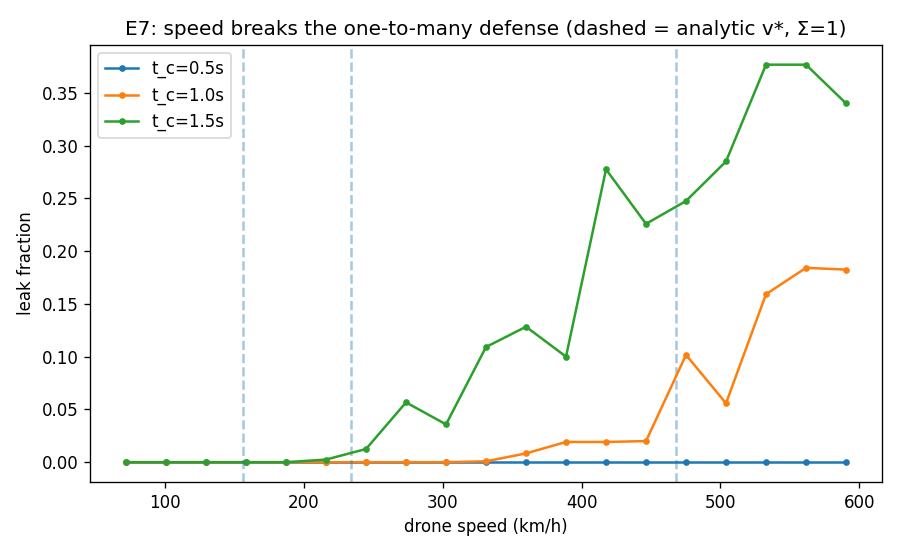

Write Python code to recreate this figure.
#!/usr/bin/env python3
"""E7 — drone SPEED as a third breakthrough axis (up to 600 km/h). Parallelized.

Fast drones (Shahed / jet-FPV class, up to ~167 m/s = 600 km/h) shrink the transit time
tau = (R_eff - R_c)/v, so the saturation ratio Sigma = T_r/tau = S(theta) t_c v /(R_eff - R_c)
grows LINEARLY with speed. Above a critical speed the beam cannot revisit all sectors within
the (now short) engagement window and the one-to-many defense breaks -- even against soft,
unhardened drones. This is a third breakthrough axis alongside altitude (zenith drop) and
hardening (R_eff collapse).

Runs on all CPU cores. Sweeps leak vs speed for several engagement cycles t_c and overlays the
analytic critical speed v* where Sigma=1.

Run:  python3 analysis/e7_speed.py
Outputs: analysis/e7_results.txt, figures/data_e7_speed.csv, analysis/e7_speed.png
"""
import os
import sys
import math
import numpy as np

sys.path.insert(0, os.path.dirname(os.path.dirname(os.path.abspath(__file__))))
from sim import DefenseConfig, Aperture, ThreatConfig, SimConfig, simulate
from analysis.parallel_eval import pmap

import matplotlib
matplotlib.use("Agg")
import matplotlib.pyplot as plt

CORNERS = [(50, 50, 3), (-50, 50, 3), (-50, -50, 3), (50, -50, 3)]
SIM = SimConfig(dt=0.04)
THETA, N_CONE, R_EFF, EL_MAX = 30.0, 49, 500.0, 80.0
R_C = 15.0
N_SWARM = 400
SEEDS = 3
T_CYCLES = [0.5, 1.0, 1.5]
# speeds: 72 .. 612 km/h
V_MS = list(range(20, 172, 8))


def eval_point(arg):
    """Top-level worker: (t_c, v, seed) -> leak. Runs one simulation."""
    t_c, v, seed = arg
    aps = [Aperture(pos=p, theta_deg=THETA, r_eff=R_EFF, t_c=t_c, n_cone=N_CONE,
                    el_max_deg=EL_MAX) for p in CORNERS]
    d = DefenseConfig(apertures=aps, asset_pos=(0, 0, 0),
                      r_contact=R_C, ap_contact=8.0, asset_keepout=10.0)
    return simulate(d, ThreatConfig(n=N_SWARM, v=v, r_spawn=700, el_range_deg=(5, 55),
                                    scenario="S0", seed=seed), SIM).leak_fraction


def v_star(t_c):
    """Analytic critical speed where Sigma = T_r/tau = 1 (breakthrough onset)."""
    S = 1.0 / (1.0 - math.cos(math.radians(THETA)))     # sectors
    T_r = S * t_c                                        # revisit time
    return (R_EFF - R_C) / T_r                           # v* = (R_eff-R_c)/T_r


def main():
    outdir = os.path.dirname(os.path.abspath(__file__))
    figdir = os.path.join(os.path.dirname(outdir), "figures")
    log = []
    say = lambda s: (print(s), log.append(s))

    say("E7 — drone speed as a third breakthrough axis (parallel, %d cores)" % os.cpu_count())
    say(f"  defense: calibrated 4-corner hectare (theta={THETA}, n_cone={N_CONE}, R_eff={R_EFF})")
    say(f"  swarm N={N_SWARM}, soft/unhardened, direct approach; speeds "
        f"{V_MS[0]*3.6:.0f}..{V_MS[-1]*3.6:.0f} km/h")

    jobs = [(t_c, v, s) for t_c in T_CYCLES for v in V_MS for s in range(SEEDS)]
    say(f"  running {len(jobs)} simulations across all cores ...")
    res = pmap(eval_point, jobs, chunksize=4)

    # aggregate over seeds
    leak = {}
    k = 0
    for t_c in T_CYCLES:
        for v in V_MS:
            vals = res[k:k + SEEDS]; k += SEEDS
            leak[(t_c, v)] = float(np.mean(vals))

    say("\n  leak vs speed (rows = t_c, cols = km/h):")
    header = "   t_c \\ km/h |" + "".join(f"{v*3.6:5.0f}" for v in V_MS[::2])
    say(header)
    for t_c in T_CYCLES:
        row = "".join(f"{leak[(t_c, v)]:5.2f}" for v in V_MS[::2])
        say(f"   t_c={t_c:<4}    |{row}")

    say("\n  analytic critical speed v* (Sigma=1) and first speed where leak>=0.2:")
    for t_c in T_CYCLES:
        vs = v_star(t_c)
        onset = next((v for v in V_MS if leak[(t_c, v)] >= 0.2), None)
        onset_s = f"{onset*3.6:.0f} km/h" if onset else ">612 km/h"
        say(f"    t_c={t_c}: v*={vs:.0f} m/s ({vs*3.6:.0f} km/h);  simulated onset ~{onset_s}")

    say("\n  => SPEED alone breaks the one-to-many defense above v*: a 600 km/h swarm penetrates")
    say("     a hectare that holds against 2000 slow drones. Speed is a third axis (with altitude")
    say("     and hardening); it scales Sigma linearly, so faster drones need no hardening or drop.")

    # CSV
    with open(os.path.join(figdir, "data_e7_speed.csv"), "w") as f:
        f.write("t_c,v_ms,v_kmh,leak,Sigma\n")
        for t_c in T_CYCLES:
            S = 1.0 / (1.0 - math.cos(math.radians(THETA)))
            for v in V_MS:
                sig = S * t_c * v / (R_EFF - R_C)
                f.write(f"{t_c},{v},{v*3.6:.0f},{leak[(t_c,v)]:.4f},{sig:.4f}\n")
    say(f"  wrote {figdir}/data_e7_speed.csv")

    # quick matplotlib (R version separately)
    fig, ax = plt.subplots(figsize=(7.5, 4.6))
    for t_c in T_CYCLES:
        y = [leak[(t_c, v)] for v in V_MS]
        ax.plot([v * 3.6 for v in V_MS], y, marker="o", ms=3, label=f"t_c={t_c}s")
        ax.axvline(v_star(t_c) * 3.6, ls="--", alpha=0.4)
    ax.set_xlabel("drone speed (km/h)"); ax.set_ylabel("leak fraction")
    ax.set_title("E7: speed breaks the one-to-many defense (dashed = analytic v*, Σ=1)")
    ax.legend(); fig.tight_layout()
    fig.savefig(os.path.join(outdir, "e7_speed.png"), dpi=120)
    say(f"  figure -> {outdir}/e7_speed.png")
    with open(os.path.join(outdir, "e7_results.txt"), "w") as f:
        f.write("\n".join(log) + "\n")


if __name__ == "__main__":
    main()
